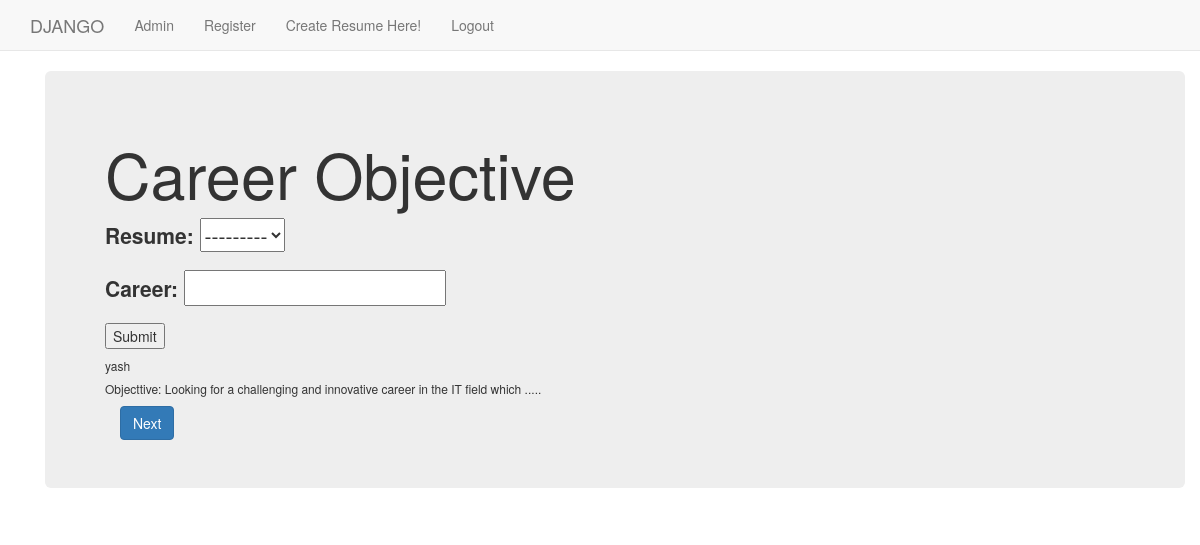
Page /dappx/career/ (signed in) on the committed database.
### dappx/models.py (models this page shows, shortened)
class Career(models.Model):
    resume = models.ForeignKey(Resume, on_delete=models.CASCADE, blank=True)
    career = models.CharField(max_length=5000, blank=True)

class Resume(models.Model):
    name = models.CharField(max_length=255)
    created_at = models.DateTimeField(auto_now_add=True, editable=False)
    updated_at = models.DateTimeField(auto_now=True)
    user = models.ForeignKey(User, on_delete=models.CASCADE, blank=True)
    def __str__(self):
        return self.name

### dappx/views.py (the view, shortened to what this page needs)
class CareerView(TemplateView):
    template_name = 'dappx/career.html'
    def get(self, request):
        form = CareerForm()
        qs = Career.objects.all()
        args = {'form': form, 'qs': qs}
        return render(request, self.template_name, args)

### dappx/forms.py
class CareerForm(forms.ModelForm):
    career = forms.CharField()
    class Meta:
        model = Career
        fields = "__all__"

### templates/dappx/career.html (shortened to what this page needs)
{% extends "dappx/base.html" %}
{% load static %}
{% block body_block %}
<div class="container">
    <div class="jumbotron">
        <h1>Career Objective</h1>
        <form method="post">
            {{ form.as_p }}
            <input type="submit" value="Submit">
        </form>
        {% for q in qs %}
        <h6>{{ q.resume }}</h6>
        <h6>Objecttive: {{ q.career }}</h6>
        {% endfor %}
        <div class="container">
            <a class="btn btn-primary" href="/dappx/education">Next</a>
        </div>
    </div>
</div>
{% endblock %}

### rows in the picture
Career: resume "yash", career "Looking for a challenging and innovative career in the IT field which ....."
